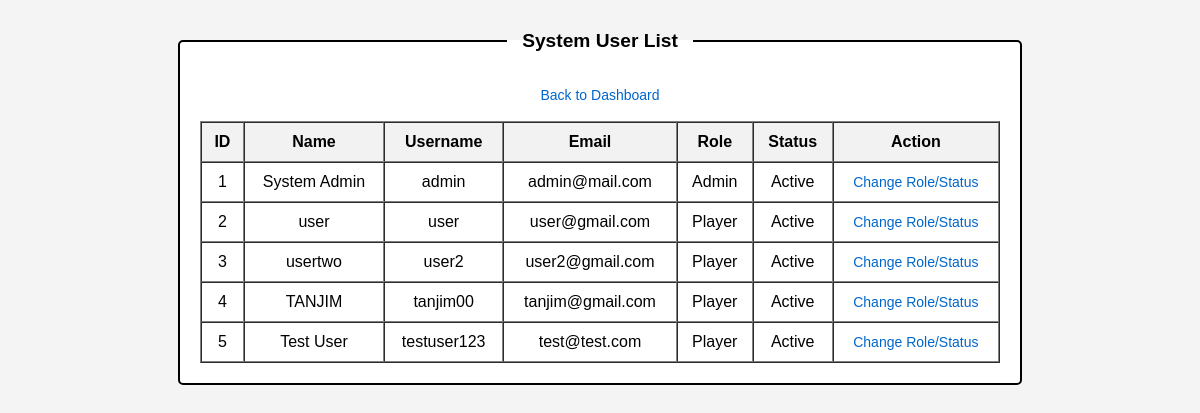
Page /view/allUser.php (signed in) on the committed database.
### tables this page shows
CREATE TABLE `users` (
  `id` int(11) NOT NULL,
  `name` varchar(100) NOT NULL,
  `username` varchar(50) NOT NULL,
  `email` varchar(100) NOT NULL,
  `password` varchar(255) NOT NULL,
  `role` enum('Admin','Organizer','Player') DEFAULT 'Player',
  `status` enum('Active','Blocked') DEFAULT 'Active',
  `profile_picture` varchar(255) DEFAULT 'default_user.png'
);

### model/userModel.php (called while the page is built, shortened)
<?php
function getAllUsers()
{
    $con = getConnection();
    $sql = "select * from users";
    $result = mysqli_query($con, $sql);
    $users = [];
    while ($row = mysqli_fetch_assoc($result)) {
        array_push($users, $row);
    }
    return $users;
}
?>

### view/allUser.php (the view, shortened to what this page needs)
<?php
require_once('../model/userModel.php');
$users = getAllUsers();
?>
<!DOCTYPE html>
<html>
<head>
    <link rel="stylesheet" href="../asset/css/style.css">
</head>
<body>
    <fieldset style="width: 800px; margin: 30px auto;">
        <legend>System User List</legend>
        <div style="text-align: center;"><a href="home.php">Back to Dashboard</a></div>
        <br>
        <table border="1" cellspacing="0" cellpadding="10" style="width: 100%; text-align: center;">
            <tr style="background-color: #f2f2f2;">
                <th>ID</th>
                <th>Name</th>
                <th>Username</th>
                <th>Email</th>
                <th>Role</th>
                <th>Status</th>
                <th>Action</th>
            </tr>
            <?php foreach ($users as $u) { ?>
                <tr>
                    <td><?= $u['id'] ?></td>
                    <td><?= $u['name'] ?></td>
                    <td><?= $u['username'] ?></td>
                    <td><?= $u['email'] ?></td>
                    <td><?= $u['role'] ?></td>
                    <td><?= $u['status'] ?></td>
                    <td>
                        <a href="editUser.php?id=<?= $u['id'] ?>" style="display: inline;">Change Role/Status</a>
                    </td>
                </tr>
            <?php } ?>
        </table>
    </fieldset>
</body>
</html>

### asset/css/style.css (style rules this page uses)
body { font-family: Arial, sans-serif; margin: 0; padding: 0; background-color: #f4f4f4; }
fieldset { border: 2px solid #000; padding: 20px; width: 420px; background-color: #ffffff; border-radius: 5px; margin: 80px auto; }
legend { font-weight: bold; font-size: 1.2em; padding: 0 15px; margin-left: auto; margin-right: auto; text-align: center; }
a { text-decoration: none; color: #0066cc; display: block; text-align: center; margin-top: 15px; font-size: 14px; }

### rows in the picture
users: id "1", name "System Admin", username "admin", email "admin@mail.com", role "Admin", status "Active"
users: id "2", name "user", username "user", email "user@gmail.com", role "Player", status "Active"
users: id "3", name "usertwo", username "user2", email "user2@gmail.com", role "Player", status "Active"
users: id "4", name "TANJIM", username "tanjim00", email "tanjim@gmail.com", role "Player", status "Active"
users: id "5", name "Test User", username "testuser123", email "test@test.com", role "Player", status "Active"
